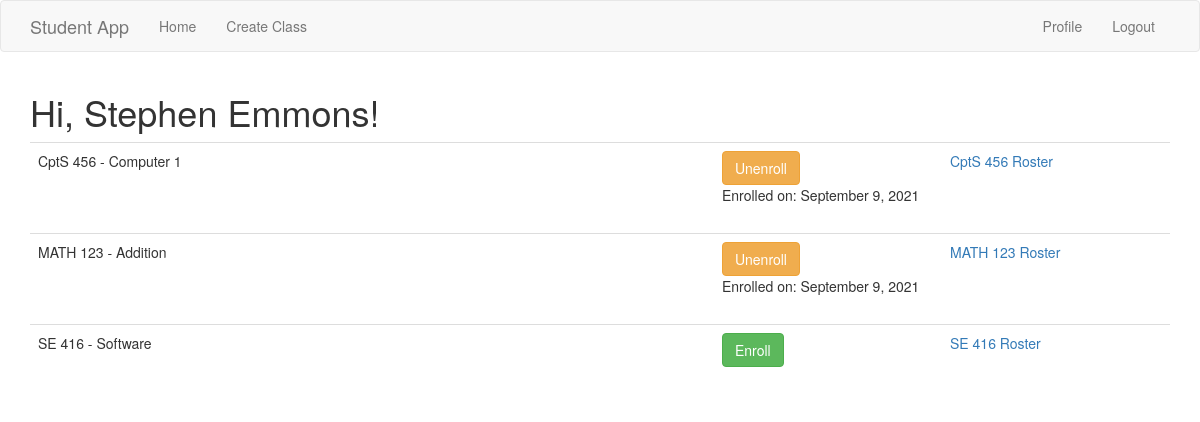
/index (signed in), run on the app's committed database.
### app/model/models.py (models this page shows, shortened)
class Student(UserMixin, db.Model):
    id = db.Column(db.Integer, primary_key = True)
    username = db.Column(db.String(64), unique=True, index=True)
    password_hash = db.Column(db.String(128))
    firstname = db.Column(db.String(100))
    lastname = db.Column(db.String(100))
    address = db.Column(db.String(200))
    email = db.Column(db.String(120), unique=True, index=True)
    last_seen = db.Column(db.DateTime, default=datetime.utcnow)
    classes = db.relationship('Enrolled', back_populates = 'studentenrolled')
    studentmajors = db.relationship('StudentMajor', back_populates='_student')
    def is_enrolled(self, newclass):
        return Enrolled.query.filter_by(studentid=self.id).filter_by(classid=newclass.id).count() > 0
    def getEnrollmentDate(self, theclass):
        if self.is_enrolled(theclass):
            return Enrolled.query.filter_by(studentid=self.id).filter_by(classid=theclass.id).first().enrolldate
        else:
            return None

class Class(db.Model):
    id = db.Column(db.Integer, primary_key = True)
    coursenum = db.Column(db.String(3))
    title = db.Column(db.String(150))
    major = db.Column(db.String(20), db.ForeignKey('major.name'))
    roster = db.relationship('Enrolled', back_populates='classenrolled')

class Enrolled(db.Model):
    studentid = db.Column(db.Integer, db.ForeignKey('student.id'), primary_key=True)
    classid = db.Column(db.Integer, db.ForeignKey('class.id'), primary_key=True)
    enrolldate = db.Column(db.DateTime, default=datetime.utcnow)
    studentenrolled = db.relationship('Student')
    classenrolled = db.relationship('Class')

### app/controller/routes.py (the view)
@routes_blueprint.route('/', methods=['GET'])
@routes_blueprint.route('/index', methods=['GET'])
@login_required
def index():
    emptyform = EmptyForm()
    allclass = Class.query.order_by(Class.major).all()
    return render_template('index.html', title="Course List", classes = allclass, eform = emptyform)

### app/controller/forms.py
class EmptyForm(FlaskForm):
    submit = SubmitField('Submit')

### app/model/models.py (called while the page is built)
@login.user_loader
def load_user(id):
    return Student.query.get(int(id))

### studentApp.py (called while the page is built)
@app.before_request
def before_request():
    if current_user.is_authenticated:
        current_user.last_seen = datetime.utcnow()
        db.session.add(current_user)
        db.session.commit()

### app/view/templates/index.html
{% extends "base.html" %}
{% block app_content %}
    <h1>Hi, {{current_user.firstname}} {{current_user.lastname}}!</h1>
    {% for class in classes %}
        {% include '_class.html' %}
    {% endfor %}
{% endblock %}

### app/view/templates/_class.html (shortened to what this page needs)
<table class="table table-hover">
    <tr>
            <td width = "60%"> {{class.major}} {{class.coursenum}} - {{class.title}}  </td>
            <td width = "20%">
                {% if current_user.is_enrolled(class) == False %}
                        <form action="{{url_for('routes.enroll', classid=class.id)}}" method="post">
                                {{ eform.submit(value='Enroll', class = 'btn btn-success') }}
                        </form>
                {% else %}
                        <form action="{{url_for('routes.unenroll', classid=class.id)}}" method="post">
                                {{eform.submit(value='Unenroll', class = 'btn btn-warning')}}
                        </form>
                        Enrolled on: {{moment(current_user.getEnrollmentDate(class)).format('LL')}}
                {% endif %}
            </td>
            <td width = "20%">
                 <a href="{{url_for('routes.roster', classid=class.id)}}"> {{class.major}} {{class.coursenum}} Roster </a>
            </td>
    </tr>
    </table>

### data on the page
Student: firstname "Stephen", lastname "Emmons"
Class: major "CptS", coursenum "456", title "Computer 1"
Enrolled: enrolldate "September 9, 2021"
Class: major "MATH", coursenum "123", title "Addition"
Enrolled: enrolldate "September 9, 2021"
Class: major "SE", coursenum "416", title "Software"
